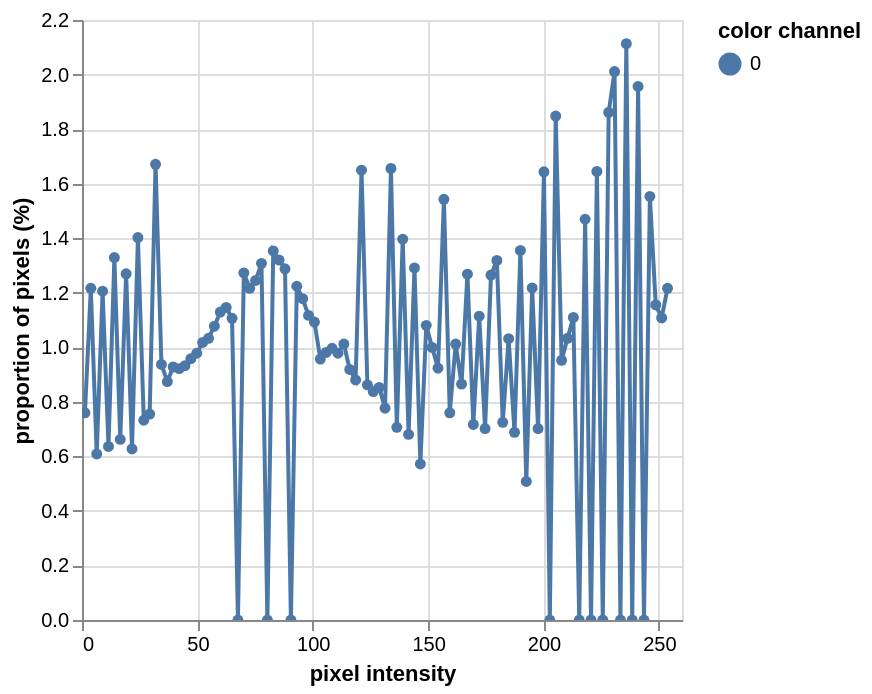

The cell this chart's notebook holds for it:
### Code cell
# Histogram Of Equalized Gray Scale Image
a_equalized_histogram = pcv.visualize.histogram(a_equalized)

### Figure 1 — Vega-Lite specification as saved in the notebook (floating-point values rounded to 4 significant figures)
{"config": {"view": {"continuousWidth": 300, "continuousHeight": 300}}, "data": {"name": "data-70c7fc25eafd49d24c303bde4cc84d67"}, "mark": {"type": "line", "point": true}, "encoding": {"color": {"field": "color channel", "type": "nominal"}, "tooltip": [{"field": "pixel intensity", "type": "quantitative"}, {"field": "proportion of pixels (%)", "type": "quantitative"}], "x": {"field": "pixel intensity", "type": "quantitative"}, "y": {"field": "proportion of pixels (%)", "type": "quantitative"}}, "params": [{"name": "param_2", "select": {"type": "interval", "encodings": ["x", "y"]}, "bind": "scales"}], "$schema": "https://vega.github.io/schema/vega-lite/v5.20.1.json", "datasets": {"data-70c7fc25eafd49d24c303bde4cc84d67": [{"pixel intensity": 1.275, "proportion of pixels (%)": 0.7599, "hist_count": 498, "color channel": "0"}, {"pixel intensity": 3.825, "proportion of pixels (%)": 1.216, "hist_count": 797, "color channel": "0"}, {"pixel intensity": 6.375, "proportion of pixels (%)": 0.6088, "hist_count": 399, "color channel": "0"}, {"pixel intensity": 8.925, "proportion of pixels (%)": 1.205, "hist_count": 790, "color channel": "0"}, {"pixel intensity": 11.47, "proportion of pixels (%)": 0.6363, "hist_count": 417, "color channel": "0"}, {"pixel intensity": 14.02, "proportion of pixels (%)": 1.329, "hist_count": 871, "color channel": "0"}, {"pixel intensity": 16.57, "proportion of pixels (%)": 0.6622, "hist_count": 434, "color channel": "0"}, {"pixel intensity": 19.12, "proportion of pixels (%)": 1.27, "hist_count": 832, "color channel": "0"}, {"pixel intensity": 21.67, "proportion of pixels (%)": 0.6271, "hist_count": 411, "color channel": "0"}, {"pixel intensity": 24.23, "proportion of pixels (%)": 1.402, "hist_count": 919, "color channel": "0"}, {"pixel intensity": 26.77, "proportion of pixels (%)": 0.7324, "hist_count": 480, "color channel": "0"}, {"pixel intensity": 29.32, "proportion of pixels (%)": 0.7553, "hist_count": 495, "color channel": "0"}, {"pixel intensity": 31.88, "proportion of pixels (%)": 1.671, "hist_count": 1095, "color channel": "0"}, {"pixel intensity": 34.42, "proportion of pixels (%)": 0.9369, "hist_count": 614, "color channel": "0"}, {"pixel intensity": 36.97, "proportion of pixels (%)": 0.8743, "hist_count": 573, "color channel": "0"}, {"pixel intensity": 39.52, "proportion of pixels (%)": 0.9277, "hist_count": 608, "color channel": "0"}, {"pixel intensity": 42.07, "proportion of pixels (%)": 0.9216, "hist_count": 604, "color channel": "0"}, {"pixel intensity": 44.62, "proportion of pixels (%)": 0.9323, "hist_count": 611, "color channel": "0"}, {"pixel intensity": 47.17, "proportion of pixels (%)": 0.9583, "hist_count": 628, "color channel": "0"}, {"pixel intensity": 49.72, "proportion of pixels (%)": 0.9781, "hist_count": 641, "color channel": "0"}, {"pixel intensity": 52.27, "proportion of pixels (%)": 1.018, "hist_count": 667, "color channel": "0"}, {"pixel intensity": 54.82, "proportion of pixels (%)": 1.033, "hist_count": 677, "color channel": "0"}, {"pixel intensity": 57.38, "proportion of pixels (%)": 1.077, "hist_count": 706, "color channel": "0"}, {"pixel intensity": 59.92, "proportion of pixels (%)": 1.129, "hist_count": 740, "color channel": "0"}, {"pixel intensity": 62.47, "proportion of pixels (%)": 1.146, "hist_count": 751, "color channel": "0"}, {"pixel intensity": 65.02, "proportion of pixels (%)": 1.106, "hist_count": 725, "color channel": "0"}, {"pixel intensity": 67.57, "proportion of pixels (%)": 0.0, "hist_count": 0, "color channel": "0"}, {"pixel intensity": 70.12, "proportion of pixels (%)": 1.273, "hist_count": 834, "color channel": "0"}, {"pixel intensity": 72.67, "proportion of pixels (%)": 1.216, "hist_count": 797, "color channel": "0"}, {"pixel intensity": 75.22, "proportion of pixels (%)": 1.245, "hist_count": 816, "color channel": "0"}, {"pixel intensity": 77.78, "proportion of pixels (%)": 1.308, "hist_count": 857, "color channel": "0"}, {"pixel intensity": 80.32, "proportion of pixels (%)": 0.0, "hist_count": 0, "color channel": "0"}, {"pixel intensity": 82.88, "proportion of pixels (%)": 1.353, "hist_count": 887, "color channel": "0"}, {"pixel intensity": 85.42, "proportion of pixels (%)": 1.32, "hist_count": 865, "color channel": "0"}, {"pixel intensity": 87.97, "proportion of pixels (%)": 1.288, "hist_count": 844, "color channel": "0"}, {"pixel intensity": 90.53, "proportion of pixels (%)": 0.0, "hist_count": 0, "color channel": "0"}, {"pixel intensity": 93.07, "proportion of pixels (%)": 1.224, "hist_count": 802, "color channel": "0"}, {"pixel intensity": 95.62, "proportion of pixels (%)": 1.178, "hist_count": 772, "color channel": "0"}, {"pixel intensity": 98.17, "proportion of pixels (%)": 1.117, "hist_count": 732, "color channel": "0"}, {"pixel intensity": 100.7, "proportion of pixels (%)": 1.093, "hist_count": 716, "color channel": "0"}, {"pixel intensity": 103.3, "proportion of pixels (%)": 0.9567, "hist_count": 627, "color channel": "0"}, {"pixel intensity": 105.8, "proportion of pixels (%)": 0.9811, "hist_count": 643, "color channel": "0"}, {"pixel intensity": 108.4, "proportion of pixels (%)": 0.9964, "hist_count": 653, "color channel": "0"}, {"pixel intensity": 110.9, "proportion of pixels (%)": 0.9781, "hist_count": 641, "color channel": "0"}, {"pixel intensity": 113.5, "proportion of pixels (%)": 1.012, "hist_count": 663, "color channel": "0"}, {"pixel intensity": 116.0, "proportion of pixels (%)": 0.9186, "hist_count": 602, "color channel": "0"}, {"pixel intensity": 118.6, "proportion of pixels (%)": 0.8804, "hist_count": 577, "color channel": "0"}, {"pixel intensity": 121.1, "proportion of pixels (%)": 1.649, "hist_count": 1081, "color channel": "0"}, {"pixel intensity": 123.7, "proportion of pixels (%)": 0.8621, "hist_count": 565, "color channel": "0"}, {"pixel intensity": 126.2, "proportion of pixels (%)": 0.8377, "hist_count": 549, "color channel": "0"}, {"pixel intensity": 128.8, "proportion of pixels (%)": 0.853, "hist_count": 559, "color channel": "0"}, {"pixel intensity": 131.3, "proportion of pixels (%)": 0.7767, "hist_count": 509, "color channel": "0"}, {"pixel intensity": 133.9, "proportion of pixels (%)": 1.656, "hist_count": 1085, "color channel": "0"}, {"pixel intensity": 136.4, "proportion of pixels (%)": 0.7065, "hist_count": 463, "color channel": "0"}, {"pixel intensity": 139.0, "proportion of pixels (%)": 1.396, "hist_count": 915, "color channel": "0"}, {"pixel intensity": 141.5, "proportion of pixels (%)": 0.6805, "hist_count": 446, "color channel": "0"}, {"pixel intensity": 144.1, "proportion of pixels (%)": 1.291, "hist_count": 846, "color channel": "0"}, {"pixel intensity": 146.6, "proportion of pixels (%)": 0.5722, "hist_count": 375, "color channel": "0"}, {"pixel intensity": 149.2, "proportion of pixels (%)": 1.08, "hist_count": 708, "color channel": "0"}, {"pixel intensity": 151.7, "proportion of pixels (%)": 0.9995, "hist_count": 655, "color channel": "0"}, {"pixel intensity": 154.3, "proportion of pixels (%)": 0.9232, "hist_count": 605, "color channel": "0"}, {"pixel intensity": 156.8, "proportion of pixels (%)": 1.543, "hist_count": 1011, "color channel": "0"}, {"pixel intensity": 159.4, "proportion of pixels (%)": 0.7599, "hist_count": 498, "color channel": "0"}, {"pixel intensity": 161.9, "proportion of pixels (%)": 1.012, "hist_count": 663, "color channel": "0"}, {"pixel intensity": 164.5, "proportion of pixels (%)": 0.8652, "hist_count": 567, "color channel": "0"}, {"pixel intensity": 167.0, "proportion of pixels (%)": 1.268, "hist_count": 831, "color channel": "0"}, {"pixel intensity": 169.6, "proportion of pixels (%)": 0.7172, "hist_count": 470, "color channel": "0"}, {"pixel intensity": 172.1, "proportion of pixels (%)": 1.114, "hist_count": 730, "color channel": "0"}, {"pixel intensity": 174.7, "proportion of pixels (%)": 0.7019, "hist_count": 460, "color channel": "0"}, {"pixel intensity": 177.2, "proportion of pixels (%)": 1.265, "hist_count": 829, "color channel": "0"}, {"pixel intensity": 179.8, "proportion of pixels (%)": 1.318, "hist_count": 864, "color channel": "0"}, {"pixel intensity": 182.3, "proportion of pixels (%)": 0.7248, "hist_count": 475, "color channel": "0"}, {"pixel intensity": 184.9, "proportion of pixels (%)": 1.031, "hist_count": 676, "color channel": "0"}, {"pixel intensity": 187.4, "proportion of pixels (%)": 0.6882, "hist_count": 451, "color channel": "0"}, {"pixel intensity": 190.0, "proportion of pixels (%)": 1.355, "hist_count": 888, "color channel": "0"}, {"pixel intensity": 192.5, "proportion of pixels (%)": 0.5081, "hist_count": 333, "color channel": "0"}, {"pixel intensity": 195.1, "proportion of pixels (%)": 1.218, "hist_count": 798, "color channel": "0"}, {"pixel intensity": 197.6, "proportion of pixels (%)": 0.7019, "hist_count": 460, "color channel": "0"}, {"pixel intensity": 200.2, "proportion of pixels (%)": 1.643, "hist_count": 1077, "color channel": "0"}, {"pixel intensity": 202.7, "proportion of pixels (%)": 0.0, "hist_count": 0, "color channel": "0"}, {"pixel intensity": 205.3, "proportion of pixels (%)": 1.848, "hist_count": 1211, "color channel": "0"}, {"pixel intensity": 207.8, "proportion of pixels (%)": 0.9521, "hist_count": 624, "color channel": "0"}, {"pixel intensity": 210.4, "proportion of pixels (%)": 1.033, "hist_count": 677, "color channel": "0"}, {"pixel intensity": 212.9, "proportion of pixels (%)": 1.109, "hist_count": 727, "color channel": "0"}, {"pixel intensity": 215.5, "proportion of pixels (%)": 0.0, "hist_count": 0, "color channel": "0"}, {"pixel intensity": 218.0, "proportion of pixels (%)": 1.469, "hist_count": 963, "color channel": "0"}, {"pixel intensity": 220.6, "proportion of pixels (%)": 0.0, "hist_count": 0, "color channel": "0"}, {"pixel intensity": 223.1, "proportion of pixels (%)": 1.645, "hist_count": 1078, "color channel": "0"}, {"pixel intensity": 225.7, "proportion of pixels (%)": 0.0, "hist_count": 0, "color channel": "0"}, {"pixel intensity": 228.2, "proportion of pixels (%)": 1.862, "hist_count": 1220, "color channel": "0"}, {"pixel intensity": 230.8, "proportion of pixels (%)": 2.011, "hist_count": 1318, "color channel": "0"}, {"pixel intensity": 233.3, "proportion of pixels (%)": 0.0, "hist_count": 0, "color channel": "0"}, {"pixel intensity": 235.9, "proportion of pixels (%)": 2.113, "hist_count": 1385, "color channel": "0"}, {"pixel intensity": 238.4, "proportion of pixels (%)": 0.0, "hist_count": 0, "color channel": "0"}, {"pixel intensity": 241.0, "proportion of pixels (%)": 1.956, "hist_count": 1282, "color channel": "0"}, {"pixel intensity": 243.5, "proportion of pixels (%)": 0.0, "hist_count": 0, "color channel": "0"}, {"pixel intensity": 246.1, "proportion of pixels (%)": 1.553, "hist_count": 1018, "color channel": "0"}, {"pixel intensity": 248.6, "proportion of pixels (%)": 1.155, "hist_count": 757, "color channel": "0"}, {"pixel intensity": 251.2, "proportion of pixels (%)": 1.108, "hist_count": 726, "color channel": "0"}, {"pixel intensity": 253.7, "proportion of pixels (%)": 1.216, "hist_count": 797, "color channel": "0"}]}}
